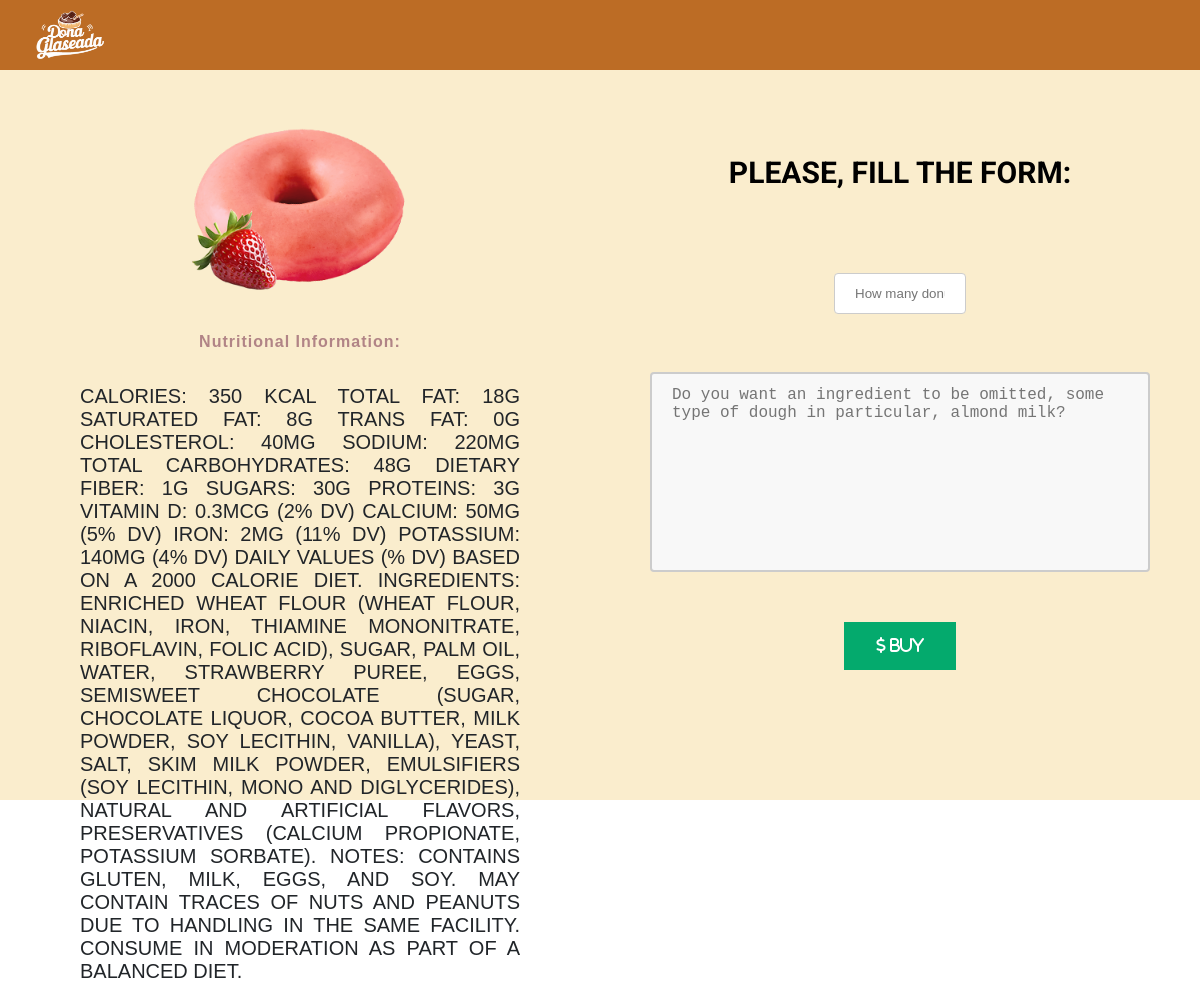
The page /shopping_cart/shoping_form/8 (signed in) on the database its author committed.
### Inventory/models.py (models this page shows, shortened)
class Donut(models.Model):
    name = models.CharField(max_length=50)
    description = models.CharField(max_length=250)
    nutritional_information = models.TextField(blank=True, null=True)
    price = models.DecimalField(max_digits=5, decimal_places=2)
    date_expirity = models.DateField(null=True, blank=True)
    quantity = models.PositiveIntegerField()
    class Meta:
        ordering = ['price']

### ShoppingCart/views.py (the view, shortened to what this page needs)
# urls.py: path('shoping_form/<int:donut_id>', views.ShoppingFormView.as_view(), name="shoping_form"), # The view is missing
@method_decorator(login_required, name='dispatch')
class ShoppingFormView(View):
    template_name = 'shopping_cart/shopping.html'
    success_url = reverse_lazy('inventory:home')
    def get(self, request, donut_id):
        form = ShoppingForm()
        donut = get_object_or_404(Donut, id=donut_id)
        return render(request, self.template_name, {'form': form, 'donut': donut})

### ShoppingCart/forms.py
class ShoppingForm(forms.ModelForm):
    class Meta:
        model = ShoppingCart
        fields = ['quantity', 'suggestion']

### ShoppingCart/templates/shopping_cart/shopping.html (shortened to what this page needs)
{% extends 'shopping_cart/base.html' %}
{% load static %}
{% block content %}
  <div class="shopping-content">
    <div class="info-donut-content">
        <img src="{% static 'images/dona-' %}{{ donut.name }}.png" alt="Image of {{ donut.name }}"  class="info-donut-image">
        <h2 class="info-donut-title" >Nutritional Information:</h2>
        <p class="info-donut-paragraph">{{donut.nutritional_information}}</p>
    </div>
    <form class="shopping-form" method="post">
        <h2 class="shopping-form-tittle">Please, fill the form: </h2>
        <input type="number" class="shopping-form-input" placeholder="How many donuts do you wish?" name="{{ form.quantity.name }}" required min="1" max="100">
        <textarea class="shopping-form-input-textarea" placeholder="Do you want an ingredient to be omitted, some type of dough in particular, almond milk?" name="{{ form.suggestion.name }}" required maxlength="450"></textarea>
        <button class="shopping-form-btn"><i class="fa-solid fa-dollar-sign"> Buy</i></button>
      </form>
  </div>
{% endblock content %}

### ShoppingCart/static/css/cart_shopping.css (style rules this page uses)
html { font-size: 62.5%; box-sizing: border-box; }
body { margin: 0; padding: 0; font-family: 'Montserrat', sans-serif; }
.shopping-content { height: 100vh; width: 100vw; display: flex; align-items: center; justify-content: center; }
.info-donut-image { height: 40vh; width: 20vw; }
.info-donut-content { height: 100vh; width: 50vw; display: flex; flex-direction: column; align-items: center; box-sizing: border-box; padding: 8rem; }
.info-donut-paragraph { color: #212529; text-transform: uppercase; font-size: 2rem; text-align: justify; }
.info-donut-title { color: #b18486; font-family: 'Josefin Sans', sans-serif; font-size: 1.6rem; letter-spacing: .1rem; }
.shopping-form { height: 100vh; width: 50vw; display: flex; flex-direction: column; align-items: center; justify-content: space-evenly; box-sizing: border-box; padding: 8rem; }
.shopping-form-input-textarea { width: 500px; height: 200px; padding: 12px 20px; box-sizing: border-box; border: 2px solid #ccc; border-radius: 4px; background-color: #f8f8f8; font-size: 1.6rem; resize: none; }
.shopping-form-input { width: 30%; text-align: center; padding: 12px 20px; margin: 8px 0; display: inline-block; border: 1px solid #ccc; border-radius: 4px; box-sizing: border-box; }
.shopping-form-tittle { font-size: 3rem; text-transform: uppercase; font-family: "Roboto", sans-serif; font-style: normal; }
.shopping-form-btn { cursor: pointer; background-color: #04AA6D; border: none; color: white; padding: 15px 32px; text-align: center; text-decoration: none; display: inline-block; font-size: 16px; transition: all .5s; }

### rows shown on the page
Donut: name (picture), nutritional_information "CALORIES: 350 KCAL TOTAL FAT: 18G SATURATED FAT: 8G TRANS FAT: 0G CHOLESTEROL: 40MG SODIUM: 220MG TOTAL CARBOHYDRATES: 48G DIETARY FIBER: 1G SUGARS: 30G PROTEINS: 3G VITAMIN D: 0.3MCG (2% DV) CALCIUM: 50MG (5% DV) IRON: 2MG (11% DV) POTASSIUM: 140MG (4% DV) DAILY VALUES (% DV) BASED ON A 2000 CALORIE DIET. INGREDIENTS: ENRICHED WHEAT FLOUR (WHEAT FLOUR, NIACIN, IRON, THIAMINE MONONITRATE, RIBOFLAVIN, FOLIC ACID), SUGAR, PALM OIL, WATER, STRAWBERRY PUREE, EGGS, SEMISWEET CHOCOLATE (SUGAR, CHOCOLATE LIQUOR, COCOA BUTTER, MILK POWDER, SOY LECITHIN, VANILLA), YEAST, SALT, SKIM MILK POWDER, EMULSIFIERS (SOY LECITHIN, MONO AND DIGLYCERIDES), NATURAL AND ARTIFICIAL FLAVORS, PRESERVATIVES (CALCIUM…"
